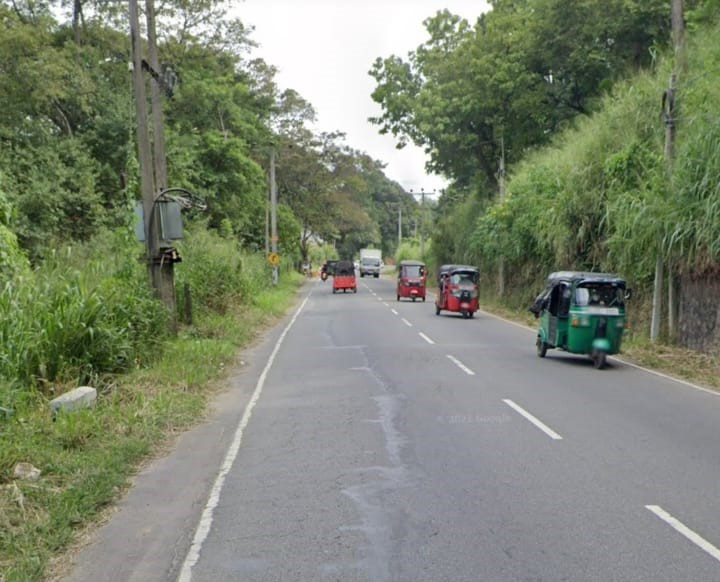
#> input picture road.jpg, 720 x 582 px
$ python part1.py
#> lines starting #> are read from the running program, lines starting #| are printed output that depends on the picture
import matplotlib.pylab as plt
import cv2
import numpy as np

# A function to mask everything other than our region of interest
def region_of_interest(img, vertices):
    mask = np.zeros_like(img)
    # channel_count = img.shape[2]
    # Create a match color
    match_mask_color = 255
    # Fill the polygon to mask
    cv2.fillPoly(mask, vertices, match_mask_color)
    # Return the image only where the masked pixel matches
    masked_image = cv2.bitwise_and(img, mask)

    return masked_image


# load an image
image = cv2.imread('road.jpg')
#> image is the input picture: shape (582, 720, 3); mean B, G, R 112.6, 132.1, 124.2

# Convert image to RGB format as we are going to load the
# image using matplotlib
image = cv2.cvtColor(image, cv2.COLOR_BGR2RGB)

# Get the width and height of the image
print(image.shape)
#| (582, 720, 3)
height = image.shape[0]
#> height = 582
width = image.shape[1]
#> width = 720

# Define the region of interest
region_of_interest_vertices = [
    (100, height),
    (width, 0),
    (width,height)
]
#> region_of_interest_vertices = [(100, 582), (720, 0), (720, 582)]

cropped_image = region_of_interest(image,
                np.array([region_of_interest_vertices], np.int32))
#> in region_of_interest, `cv2.fillPoly(mask, vertices, match_mask_color)`:
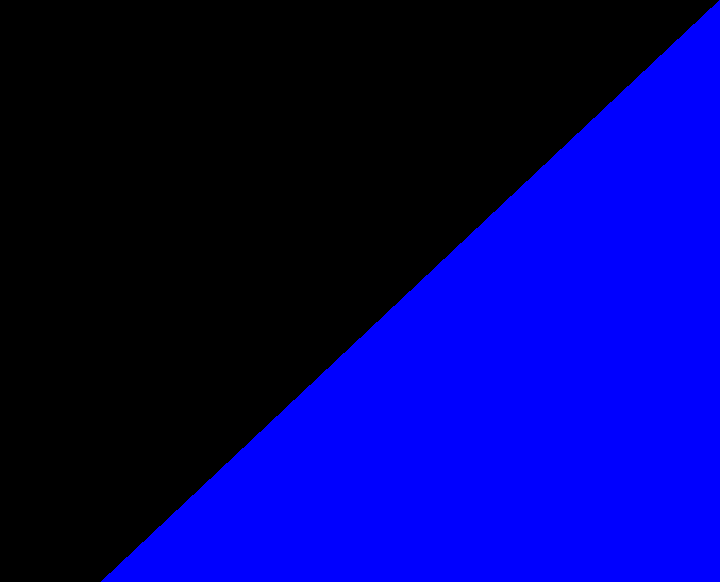
#> mask: shape (582, 720, 3); mean of channels 0, 1, 2 109.8, 0, 0; drawn as B, G, R
#> in region_of_interest, `masked_image = cv2.bitwise_and(img, mask)`:
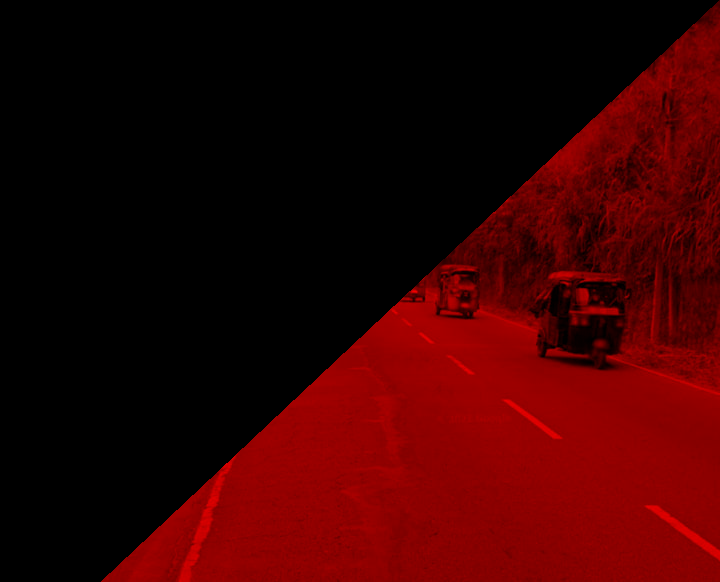
#> masked_image: shape (582, 720, 3); mean R, G, B 54.9, 0, 0


# Load our image using plt.imshow method
plt.imshow(cropped_image)
plt.show()
